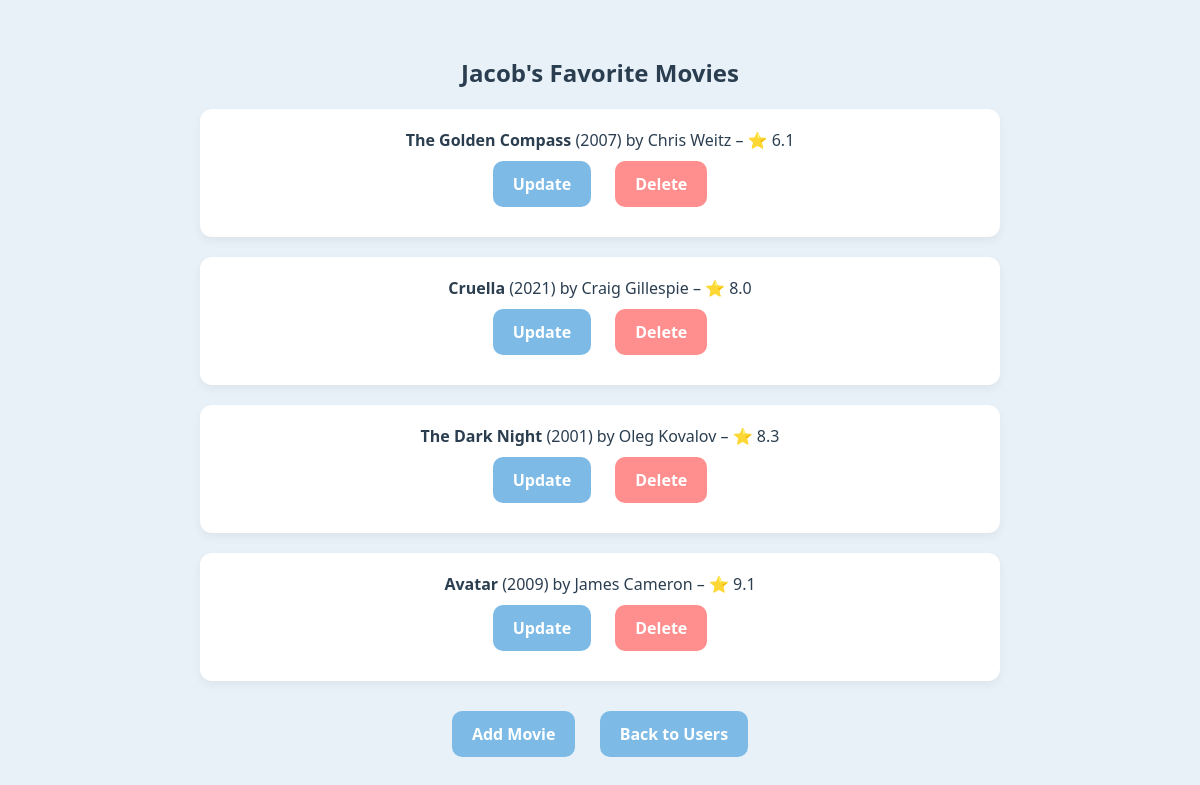
The page /users/2 on the database its author committed.
### models.py (models this page shows)
class User(db.Model):
    __tablename__ = "users"
    id = db.Column(db.Integer, primary_key=True, autoincrement=True)
    name = db.Column(db.String(50), nullable=False)
    movies = db.relationship('Movie', backref='user', cascade="all, delete-orphan")

class Movie(db.Model):
    __tablename__ = "movies"
    id = db.Column(db.Integer, primary_key=True, autoincrement=True)
    user_id = db.Column(db.Integer, db.ForeignKey("users.id"), nullable=False)
    title = db.Column(db.String)
    director = db.Column(db.String)
    year = db.Column(db.Integer)
    rating = db.Column(db.Float)

### app.py (the view)
@app.route('/users/<int:user_id>', methods=['GET'])
def list_user_movies(user_id):
    try:
        user = User.query.get_or_404(user_id)
        return render_template('user_movies.html', user=user, movies=user.movies)
    except Exception as e:
        print(f"Error retrieving movies: {e}")
        return render_template('message.html', message="Failed to retrieve the movies.")

### templates/user_movies.html (shortened to what this page needs)
<!DOCTYPE html>
<html lang="en">
<head>
    <link rel="stylesheet" href="{{ url_for('static', filename='style.css') }}">
</head>
<body>
    <div class="container">
        <h1>{{ user.name }}'s Favorite Movies</h1>
        {% if movies %}
            <ul class="movie-list">
                {% for movie in movies %}
                    <li>
                        <strong>{{ movie.title }}</strong> ({{ movie.year }}) by {{ movie.director }} – ⭐ {{ movie.rating }}
                        <div class="movie-buttons">
                            <a href="{{ url_for('update_movie', user_id=user.id, movie_id=movie.id) }}" class="button">Update</a>
                            <a href="{{ url_for('delete_movie', user_id=user.id, movie_id=movie.id) }}" class="button delete">Delete</a>
                        </div>
                    </li>
                {% endfor %}
            </ul>
        {% else %}
            <p>No movies added yet.</p>
        {% endif %}
        <a href="{{ url_for('add_movie', user_id=user.id) }}" class="button">Add Movie</a>
        <a href="{{ url_for('list_users') }}" class="button">Back to Users</a>
    </div>
</body>
</html>

### static/style.css (style rules this page uses)
body { margin: 0; padding: 0; font-family: 'Segoe UI', sans-serif; background-color: #e8f1f8; color: #2b3e50; text-align: center; }
.container { max-width: 800px; margin: auto; padding: 40px 20px; }
h1, h2, h3, p { font-weight: bold; font-size: 1.5em; margin-bottom: 20px; }
ul { list-style-type: none; padding: 0; }
li { margin-bottom: 20px; background-color: #ffffff; padding: 20px; border-radius: 12px; box-shadow: 0 4px 10px rgba(0, 0, 0, 0.05); }
.button, button { display: inline-block; padding: 12px 20px; margin: 10px; font-size: 1em; font-weight: bold; color: white; background-color: #7dbbe6; border: none; border-radius: 10px; cursor: pointer; text-decoration: none; transition: background-color 0.3s ease; }
.button.delete { background-color: #ff8f8f; }

### rows shown on the page
User: name "Jacob"
Movie: title "The Golden Compass", year "2007", director "Chris Weitz", rating "6.1"
Movie: title "Cruella", year "2021", director "Craig Gillespie", rating "8.0"
Movie: title "The Dark Night", year "2001", director "Oleg Kovalov", rating "8.3"
Movie: title "Avatar", year "2009", director "James Cameron", rating "9.1"
